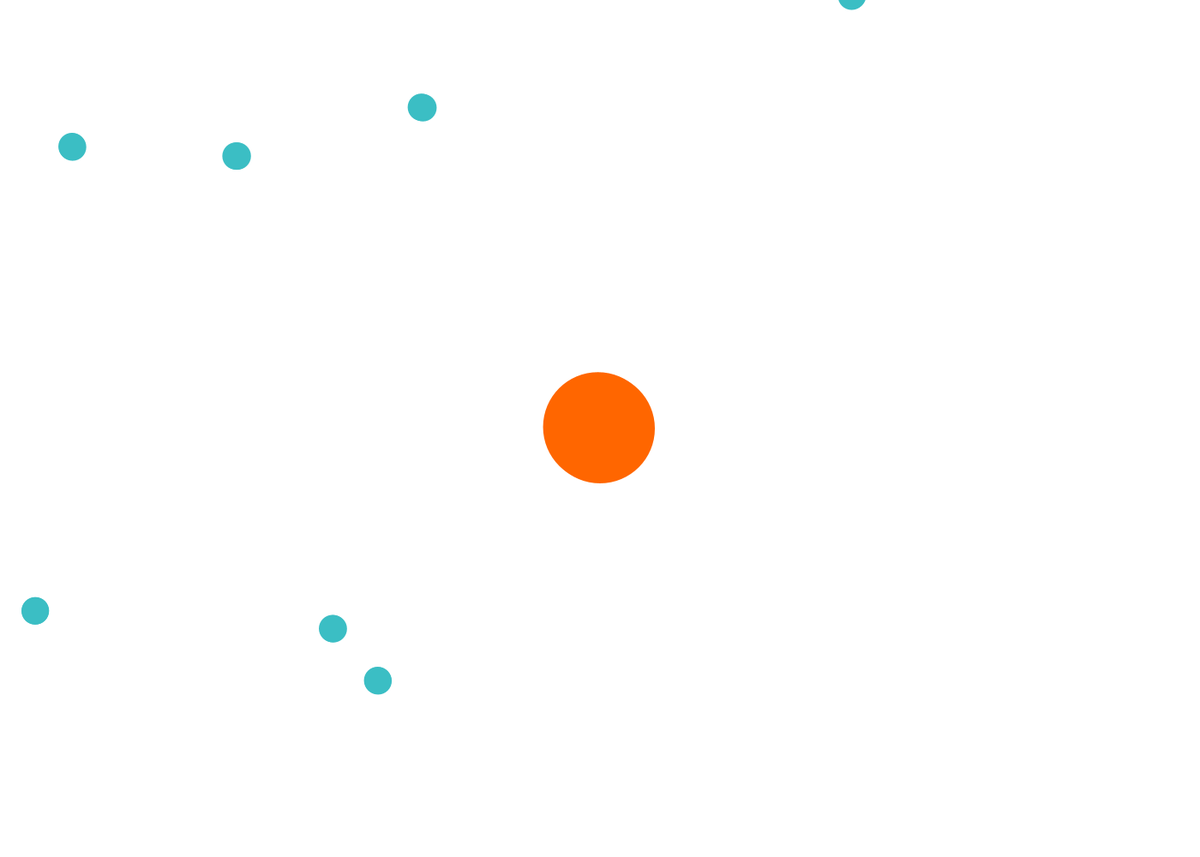
Frame 1 (no input)
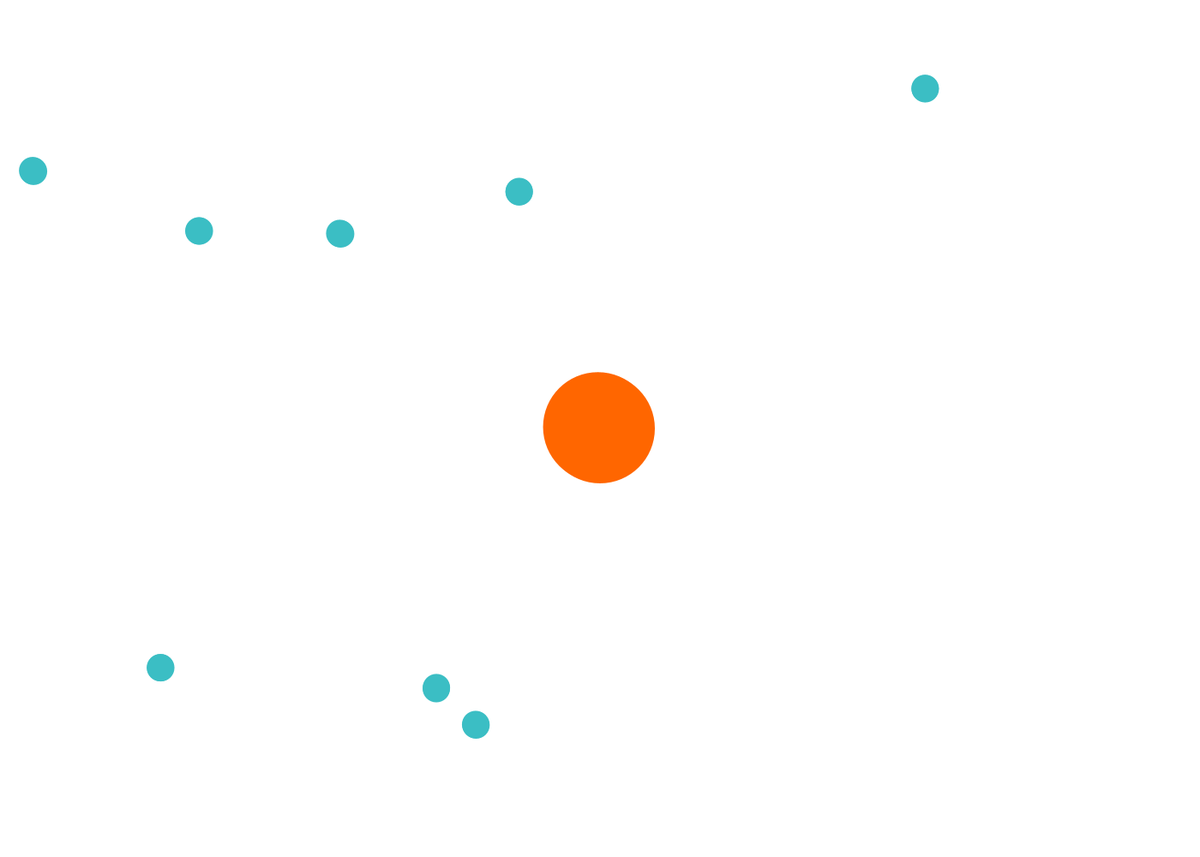
Frame 60 (the mouse pressed at the canvas centre just before this capture)
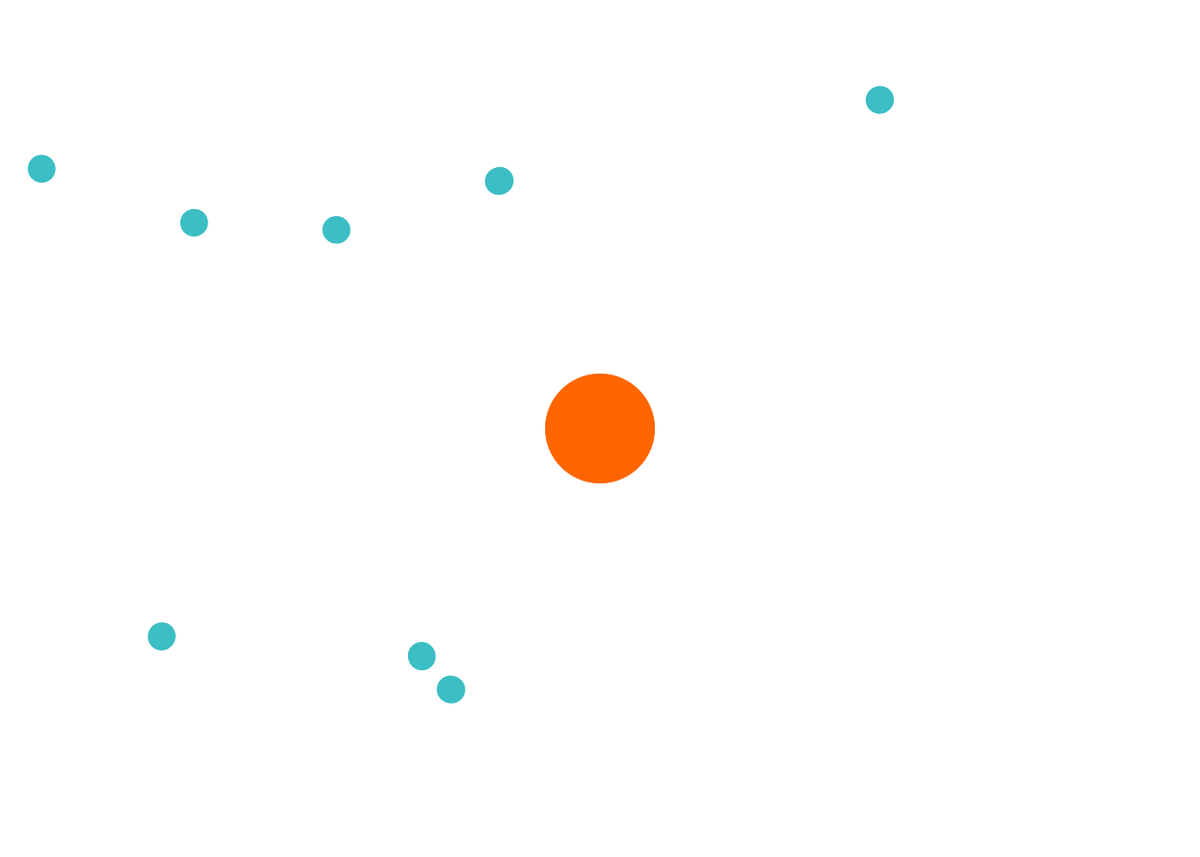
Frame 120 (the mouse held since frame 60 and released just before this capture)

The Processing sketch that drew these frames (run headless with seeded random() and noise(); from frame 60 on, the mouse is pressed at the canvas centre):

// Processing sketch: Game
// ── Game.pde
import java.util.ArrayList;
ArrayList<Cell> array;
Player playah;
float zoom = 1;
int index = 1;

public void setup(){
  size(1400, 1000);
  array = new ArrayList<Cell>();
  playah = new Player(700, 500, 64);
  for (int i = 0; i < 50; i++){
    float x = random(-width, width);
    float y = random(-height, height);
    while ((x > 600) && (x < 800)){
      x = random(-width, width);
    }
    while((y > 400) && (y < 600)){
      y = random(-height, height);
    }
    array.add(new Standard(x, y, 16));
  }

}

public void draw(){
  
  background(255);
  translate(width / 2, height / 2);
  float newzoom = 64 / playah.size;
  zoom = lerp(zoom, newzoom, 0.1);
  if (playah.size != 0){
  scale(zoom);
  }
  translate(-playah.xPos, -playah.yPos);
  playah.display();
  while (array.size() < 50){
    float x = random(-width, width);
    float y = random(-height, height);
    while ((x > 600) && (x < 800)){
      x = random(-width, width);
    }
    while((y > 400) && (y < 600)){
      y = random(-height, height);
    }
    array.add(new Standard(x, y, random(100)));
  }
  for (int i = 1; i < array.size(); i++){
    (array.get(i)).display(playah);
    if (playah.eats(array.get(i)) == 1){
      array.remove(i);
  }
  else if (playah.eats(array.get(i)) == 2){
    array.remove(0);
  }
  }
  for (int i = 1; i < array.size(); i++){
    for (int j = 1; j < array.size(); j++){
    if ((i != j) && (i < array.size())){
      if ((array.get(i)).eats(array.get(j)) == 1){
        array.remove(j);
      }
      else if ((array.get(i)).eats(array.get(j)) == 2){
        array.remove(i);
      }
    }
  }
  }
 

}
// ── Cell.pde
abstract class Cell{
  float xPos;
  float yPos;
  float size;
  void move(){
  }
  void display(Player other){
  }
  int eats(Cell other){
    return 3;
  }
  float getSize(){
    return size;
  }
}

class Player extends Cell{
  
  
  
  Player(float x, float y, float size){
    xPos = x;
    yPos = y;
    this.size = size;
  }
  
  int eats(Cell other){
    float d = dist(this.xPos, this.yPos, other.xPos, other.yPos);
    if (d < other.getSize() + this.getSize() ){
      float sum = PI * this.size * this.size + PI * other.getSize() * other.getSize();
      if (this.size > other.size){
      this.size = sqrt (sum / PI);
      return 1;
      }
      else if (other.size > this.size){
        if (this.size != 0){
        other.size = sqrt(sum / PI);
        this.size = 0;
        return 2;
        }
      }
    }
    return 3;
  }
    
  float getSize(){
    return size;
  }
  
  public void display(){
    noStroke();
    fill(255, 102, 0);
    ellipse(xPos, yPos, size *2, size * 2);
    if (size != 0){
    PVector vel = new PVector(mouseX - width/2, mouseY - height/2);
    vel.setMag(3);
    xPos += vel.x;
    yPos += vel.y;
    ellipse(xPos, yPos, size * 2, size * 2);
    }
}
}

class Standard extends Cell {
  
  Standard(float x, float y, float size){
    xPos = x;
    yPos = y;
    this.size = size;
  }
  
  public void display(Player other){
    if (playah.size != 0){
    noStroke();
    if (other.getSize() >= size){
      fill(59, 190, 196);
    }
    else{
      fill(234, 21, 60);
    }
    ellipse(xPos, yPos, size * 2, size * 2);
    
    float copyX = random(-width, width);
    float dx = copyX - xPos;
    float copyY = random(-height, height);
    float dy = copyY - yPos;
    xPos += dx * 0.001;
    yPos += dy * 0.001;
    
    ellipse(xPos, yPos, size * 2, size * 2);
  }
  }
   
  int eats(Cell other){
    float d = dist(this.xPos, this.yPos, other.xPos, other.yPos);
    if (d < other.getSize() + this.getSize() ){
      float sum = PI * this.size * this.size + PI * other.getSize() * other.getSize();
      if (this.size > other.size){
      this.size = sqrt (sum / PI);
      return 1;
      }
      else if (other.size > this.size){
        if (this.size != 0){
        other.size = sqrt(sum / PI);
        this.size = 0;
        return 2;
        }
      }
    }
    return 3;
  }
  
  float getSize(){
    return size;
  }
}

class Nemocyte extends Cell{
  void move(){
    
  }
  
  void display(){
    
  }
  
}

class Repulsor extends Cell{
  void move(){
    
  }
  
  void display(){
    
  }
}

class Ferax extends Cell{
  void move(){
    
  }
  
  void display(){
    
  }
}

class Ovarium extends Cell{
  void move(){
    
  }
  
  void display(){
    
  }
}
